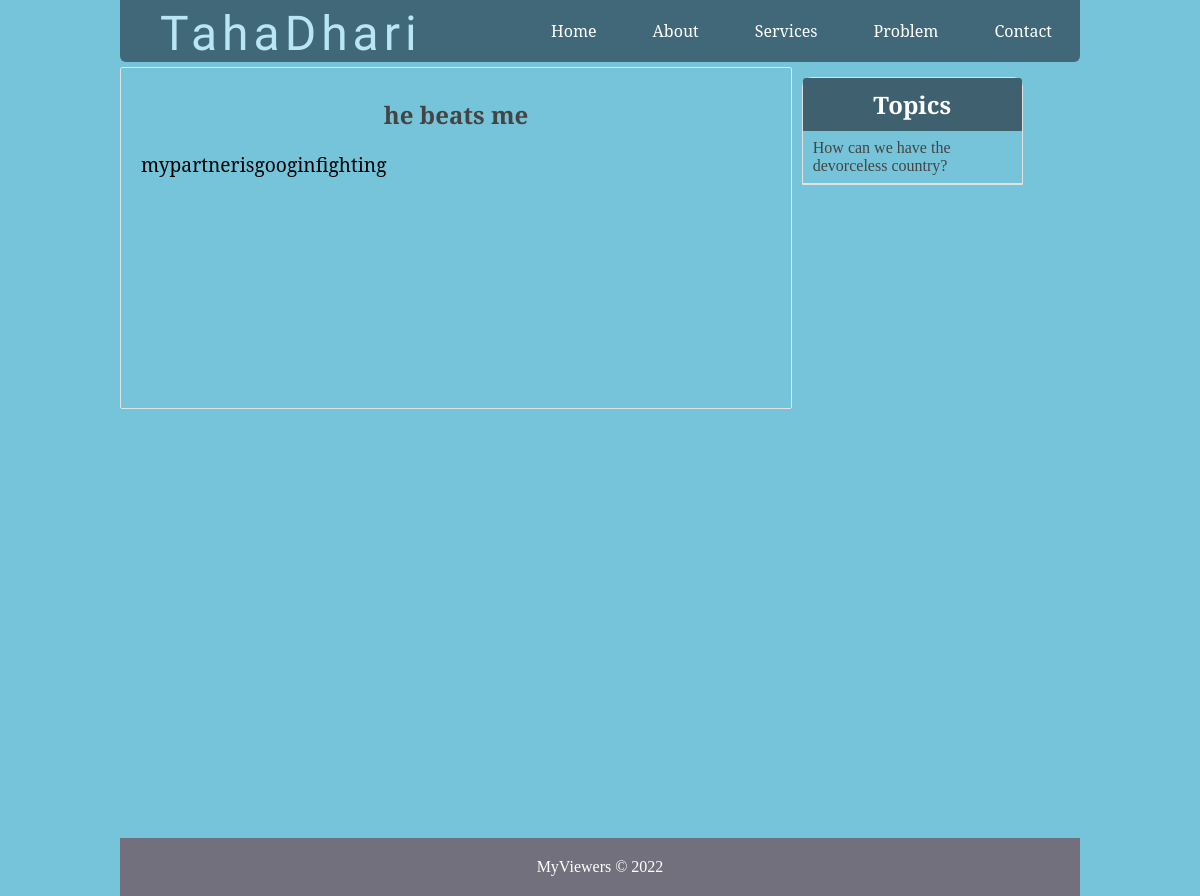
Page /single_problem.php?problem-description=mypartnerisgooginfighting on the committed database.
### tables this page shows
CREATE TABLE `problems` (
  `id` int(11) NOT NULL,
  `user_id` int(11) DEFAULT NULL,
  `title` varchar(255) NOT NULL,
  `views` int(11) NOT NULL DEFAULT 0,
  `image` varchar(255) NOT NULL,
  `description` text NOT NULL,
  `published` tinyint(1) NOT NULL,
  `created_at` timestamp NOT NULL DEFAULT current_timestamp() ON UPDATE current_timestamp(),
  `updated_at` timestamp NOT NULL DEFAULT '2022-11-18 21:02:00'
);

CREATE TABLE `topics` (
  `id` int(11) NOT NULL,
  `name` varchar(255) NOT NULL,
  `description` text NOT NULL
);

### includes/public_functions.php (called while the page is built, shortened)
<?php
function getProblemTopic($problem_id){
	global $conn;
	$sql = "SELECT * FROM topics WHERE id=
			(SELECT topic_id FROM problem_topic WHERE problem_id=$problem_id) LIMIT 1";
	$result = mysqli_query($conn, $sql);
	$topic = mysqli_fetch_assoc($result);
	return $topic;
}
function getProblem($description){
	global $conn;
	$problem_description = $_GET['problem-description'];
	$sql = "SELECT * FROM problems WHERE description='$problem_description' AND published=true";
	$result = mysqli_query($conn, $sql);
	$problem = mysqli_fetch_assoc($result);
	if ($problem) {
		$problem['topic'] = getProblemTopic($problem['id']);
	}
	return $problem;
}
function getAllTopics()
{
	global $conn;
	$sql = "SELECT * FROM topics";
	$result = mysqli_query($conn, $sql);
	$topics = mysqli_fetch_all($result, MYSQLI_ASSOC);
	return $topics;
}
?>

### single_problem.php (the view, shortened to what this page needs)
<?php  include('config.php'); ?>
<?php  include('includes/public_functions.php'); ?>
<?php
	if (isset($_GET['problem-description'])) {
		$problem = getProblem($_GET['problem-description']);
	}
	$topics = getAllTopics();
?>
<?php include('includes/head_section.php'); ?>
</head>
<body>
<div class="container">
		<?php include( ROOT_PATH . '/includes/navbar.php'); ?>
	<div class="content" >
		<div class="problem-wrapper">
			<div class="full-problem-div">
			<?php if ($problem['published'] == false): ?>
				<h2 class="problem-title">Sorry... This problem has not been published</h2>
			<?php else: ?>
				<h2 class="problem-title"><?php echo $problem['title']; ?></h2>
				<div class="problem-description-div">
					<?php echo html_entity_decode($problem['description']); ?>
				</div>
			<?php endif ?>
			</div>
		</div>
		<div class="problem-sidebar">
			<div class="card">
				<div class="card-header">
					<h2>Topics</h2>
				</div>
				<div class="card-content">
					<?php foreach ($topics as $topic): ?>
						<a
							href="<?php echo BASE_URL . 'filtered_problems.php?topic=' . $topic['id'] ?>">
							<?php echo $topic['name']; ?>
						</a>
					<?php endforeach ?>
				</div>
			</div>
		</div>
	</div>
</div>
<?php include( ROOT_PATH . '/includes/footer.php'); ?>

### static/css/public_styling.css (style rules this page uses)
* { margin: 0px; padding: 0px; }
html { height: 100%; box-sizing: border-box; }
body { position: relative; margin: 0; padding-bottom: 6rem; min-height: 100%; background-color: rgb(117, 196, 218); }
h1, h2, h3, h4, h5, h6 { color: #444; font-family: 'Averia Serif Libre', cursive; }
a { text-decoration: none; }
.container { width: 80%; margin: 0px auto; }
.content { margin: 5px auto; border-radius: 5px; min-height: 400px; }
.content:after { content: ""; display: block; clear: both; }
.content .problem-wrapper { width: 70%; float: left; min-height: 250px; }
.full-problem-div { min-height: 300px; padding: 20px; border: 1px solid #e4e1e1; border-radius: 2px; }
.full-problem-div h2.problem-title { margin: 10px auto 20px; text-align: center; }
.problem-description-div { font-family: 'Noto Serif', serif; font-size: 1.2em; }
.problem-sidebar { width: 24%; float: left; margin-left: 5px; min-height: 400px; }
.problem-sidebar .card { width: 95%; margin: 10px auto; border: 1px solid #e4e1e1; border-radius: 10px 10px 0px 0px; }
.problem-sidebar .card .card-header { padding: 10px; text-align: center; border-radius: 3px 3px 0px 0px; background: #3E606F; }
.problem-sidebar .card .card-header h2 { color: white; }
.problem-sidebar .card .card-content a { display: block; box-sizing: border-box; padding: 8px 10px; border-bottom: 1px solid #e4e1e1; color: #444; }

### rows in the picture
problems: title "he beats me", description "mypartnerisgooginfighting"
topics: name "How can we have the devorceless country?"
